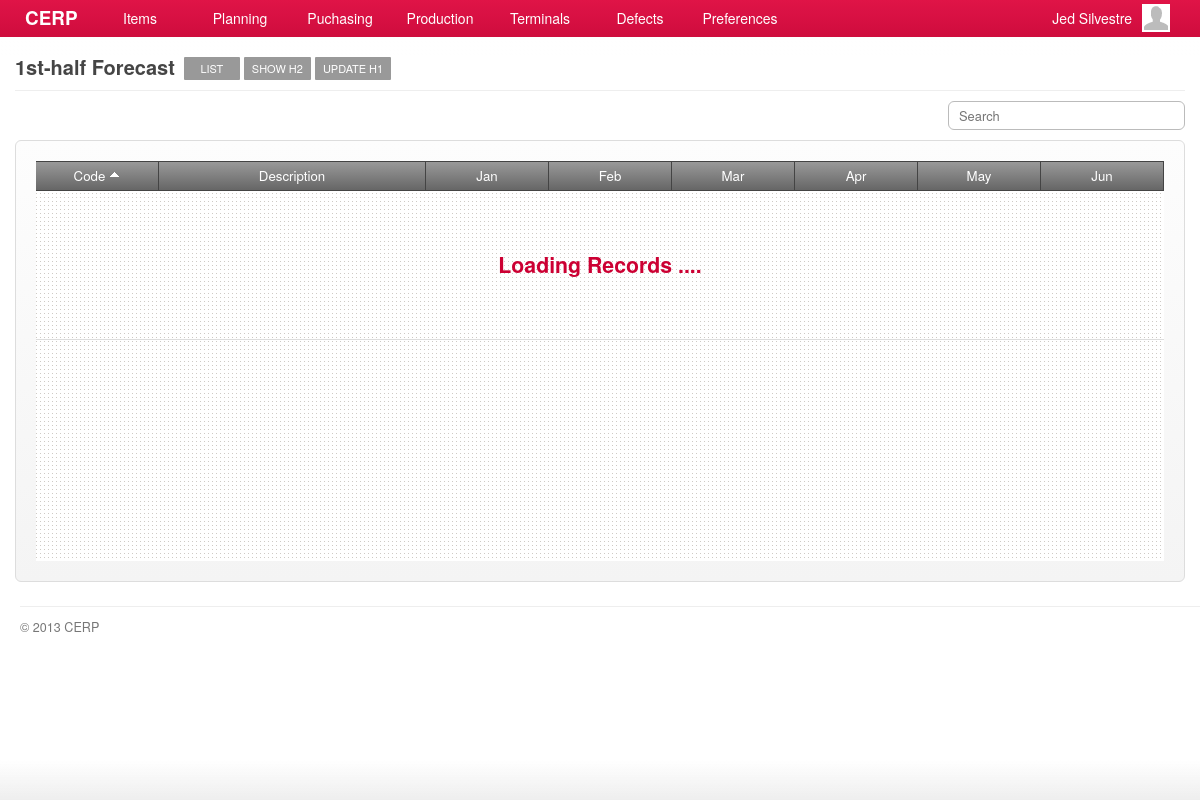
Screenshot of /account/forecast-calendar-h1-show.php (signed in) with the database file from the repository.
### tables this page shows
CREATE TABLE `capabilities` (
  `id` int(11) NOT NULL AUTO_INCREMENT,
  `title` varchar(45) DEFAULT NULL,
  `name` varchar(45) DEFAULT NULL,
  `capability` varchar(45) DEFAULT NULL,
  `url` varchar(45) DEFAULT NULL,
  `parent` int(11) DEFAULT NULL,
  PRIMARY KEY (`id`)
);

### include/general.class.php (called while the page is built, shortened)
<?php
require('database.class.php');
require('capabilities.class.php');
require('role.class.php');
$DB				= new MySQL;
  $DB->database	= "cerpdb";
  $DB->username	= "cerpuser";
  $DB->password	= "cerpuser";
  $DB->hostname	= "localhost";
$Capabilities	= new Capabilities($DB);
$Signed			= $_SESSION['user'];
$Role		= new Role($DB, $Signed['id']);
?>

### include/role.class.php (called while the page is built, shortened)
<?php
class Role
{
	private $DB;
	private $user_id;
	function Role($db, $uid) {
  	$this->DB = $db;
		$this->user_id = $uid;
  }
	function isCapableByName($cap_name) {
		foreach ($this->getUserRoles() as $user_role) {
			$result = $this->DB->Find('role_capabilities', array(
						  			'columns' 		=> 'role_capabilities.*',
						  			'joins' => 'INNER JOIN capabilities ON capabilities.id = role_capabilities.capability_id',
						  	    'conditions' 	=> 'capabilities.capability="'. $cap_name .'" AND role_id='. $user_role['role_id']));
			if(isset($result)) {
				return TRUE;
			}
		}
	}
	function getUserRoles() {
		$result = $this->DB->Get('user_roles', array(
						  			'columns' 		=> 'user_roles.role_id, roles.name',
						  			'joins' => 'INNER JOIN roles ON roles.id = user_roles.role_id',
						  	    'conditions' 	=> 'user_roles.user_id='. $this->user_id));
		if(isset($result)) {
			return $result;
		}
	}
}

### include/database.class.php (called while the page is built, shortened)
<?php
class MySQL {
  public $username	= "cerpuser";
  public $password	= "cerpuser";
  public $hostname	= "localhost";
  public function Connect() {
    $conn = mysql_connect($this->hostname, $this->username, $this->password) or die("<br/><span class='notice'><p class='error'><strong>ERROR!</strong> Unable to connect to MySQL! </p></span>");
    return $conn;
  }
  public function Query($sql) {
  	$conn = $this->Connect();
    $result = mysql_query($sql, $conn);
	return $result;
  }
	function Find($table, $args='') {
  	if (isset($args)) {
  	  $args['columns'] = (isset($args['columns']) ? $args['columns'] : '*');
  	  $args['joins'] = (isset($args['joins']) ? $args['joins'] : '');
	 	 	$args['conditions'] = ($args['conditions'] == '' ? '' : 'where '.$args['conditions']);
		}
		$sql = "SELECT ".$args['columns']." FROM ".$table." ".$args['joins']." ".$args['conditions'];
		$row = $this->IsEmpty($this->Query($sql));
		return mysql_fetch_array($row);
  }
  function Get($table, $args='') {
  	if (isset($args)) {
  	  $args['columns'] = (isset($args['columns']) ? $args['columns'] : '*');
  	  $args['joins'] = (isset($args['joins']) ? $args['joins'] : '');
		  $args['conditions'] = ($args['conditions'] == '' ? '' : 'WHERE '.$args['conditions']);
  	  $args['order'] = (isset($args['order']) ? ' ORDER BY '.$args['order'] : '');
  	  $args['limit'] = (isset($args['limit']) ? ' LIMIT '.$args['limit'] : '');
  	  $args['group'] = (isset($args['group']) ? ' GROUP BY '.$args['group'] : '');
		}
		$data = array();
		$sql = "SELECT ".$args['columns']." FROM ".$table." ".$args['joins']." ".$args['conditions']." ".$args['group']." ".$args['order']." ".$args['limit'];
		$result = $this->IsEmpty($this->Query($sql));
		if(!empty($result)) {
	      while ($row = mysql_fetch_array($result)) {
	        $data[] = $row;
	      }
		}
		return $data;
  }
  private function IsEmpty($result) {
    if(mysql_num_rows($result) > 0) return $result;
    return null;
  }
}

### include/capabilities.class.php (called while the page is built, shortened)
<?php
class Capabilities {
  private $DB;
	public $All;
	function Capabilities($db) {
		$this->DB = $db;
		$this->GetCapabilities();
	}
  function GetTitle() {
    global $capability_key;
	return $this->All[$capability_key]['title'];
  }
	function GetCapabilities() {
		$capabilities = $this->DB->Get('capabilities', array(
					  			'columns' 		=> 'id, capability, title, name, parent, url',
					  	    'conditions' 	=> 'parent IS NOT null ORDER BY parent'));
		$all = array();
		foreach ($capabilities as $cap) {
			$all[$cap['capability']] = array('title' => $cap['title'],'name' => $cap['name'], 'url' => $cap['url'], 'parent' => $cap['parent']);
		}
		$this->All = $all;
	}
}

### account/forecast-calendar-h1-show.php (the view, shortened to what this page needs)
<?php
  $capability_key = 'show_forecast_calendar_h1';
  require('header.php');
	$allowed = $Role->isCapableByName($capability_key);
	if(!$allowed) {
		require('inaccessible.php');
	}else{
?>
	<div id="page">
		<div id="page-title">
    	<h2>
      	<span class="title"><?php echo $Capabilities->GetTitle(); ?></span>
        <?php
				  echo '<a href="'.$Capabilities->All['forecast_calendar']['url'].'" class="nav">'.$Capabilities->All['forecast_calendar']['name'].'</a>';
				  echo '<a href="'.$Capabilities->All['show_forecast_calendar_h2']['url'].'" class="nav">'.$Capabilities->All['show_forecast_calendar_h2']['name'].'</a>';
				  echo '<a href="'.$Capabilities->All['edit_forecast_calendar_h1']['url'].'" class="nav">'.$Capabilities->All['edit_forecast_calendar_h1']['name'].'</a>';
				?>
      </h2>
		</div>
    <div id="content">
      <div class="search">
        <input type="text" id="keyword" name="keyword" class="keyword" placeholder="Search" />
      </div>
      <form id="form-name" action="<?php host($Capabilities->GetUrl()) ?>" method="POST" class="form-container">
				<div id="grid-products" class="grid jq-grid" style="min-height:400px;">
	        <table cellspacing="0" cellpadding="0">
	          <thead>
	            <tr>
	              <td width="110" class="border-right text-center"><a class="sort default active up" column="code">Code</a></td>
              	<td class="border-right text-center"><a class="sort" column="description">Description</a></td>
	              <td width="110" class="border-right text-center"><a>Jan</a></td>
	              <td width="110" class="border-right text-center"><a>Feb</a></td>
	              <td width="110" class="border-right text-center"><a>Mar</a></td>
	              <td width="110" class="border-right text-center"><a>Apr</a></td>
	              <td width="110" class="border-right text-center"><a>May</a></td>
	              <td width="110" class="border-right text-center"><a>Jun</a></td>
	            </tr>
	          </thead>
	          <tbody></tbody>
	        </table>
	      </div>
      </form>
		</div>
	</div>
<?php }
require('footer.php'); ?>

### stylesheets/main.css (style rules this page uses)
*, html, body { margin:0;padding:0; }
html { font-size: 100%; -webkit-text-size-adjust: 100%; -ms-text-size-adjust: 100%; }
body { margin: 0; font-family:"Helvetica Neue", Helvetica, Arial, sans-serif; font-size:14px; line-height:20px; color:#454545; background-color:#ffffff; }
h1, h2, h3, h4 { padding:0 0 5px; margin:0 0 10px; }
h2 { font-size:20px; }
#page { background-color:#ffffff; font-size:95%; }
#content { padding:0 15px; min-height: 500px; }
#page-title { margin:0 15px 10px; padding:57px 0 0; border-bottom:solid 1px #eeeeee; }
#page-title h2 { margin:0; padding:0 0 10px; }
#page-title h2 .title { float:left; padding-right:5px; }
#page-title h2 .nav { float:left; display:block; margin:0 0 0 4px; padding:6px 8px; background-color:#999999; color:#ffffff; font-weight:normal; font-size:11px; line-height:11px; cursor:pointer; -webkit-border-radius:1px; -moz-border-radius:1px; border-radius:1px; text-transform:uppercase; min-width:40px; text-align: center; }
.border-right { border-right:solid 1px #dddddd; }
.text-center { text-align:center; }

### stylesheets/form.css (style rules this page uses)
form { margin:0 0 10px; }
form table tr th, form table tr td { padding:2px 0; }
.form-container { padding:20px; border:solid 1px #dddddd; background-color:#f9f9f9; background-image:-moz-linear-gradient(top, #fdfdfd, #f4f4f4); background-image:-webkit-gradient(linear, 0 0, 0 100%, from(#fdfdfd), to(#f4f4f4)); background-image:-webkit-linear-gradient(top, #fdfdfd, #f4f4f4); background-image:-o-linear-gradient(top, #fdfdfd, #f4f4f4); background-image:linear-gradient(to bottom, #fdfdfd, #f4f4f4); -webkit-border-radius:6px; -moz-border-radius:6px; border-radius:6px; }
input, textarea, select { padding:4px 5px; border:solid 1px #bbbbbb; color:#222222; font-size:97%; font-family:"Helvetica Neue", Helvetica, Arial, sans-serif; -webkit-border-radius:3px; -moz-border-radius:3px; border-radius:3px; }

### stylesheets/grid.css (style rules this page uses)
.grid { min-width:750px; overflow-x:scroll; background:#ffffff url('../images/bg-dotted.png') repeat left top; }
.grid table { margin:0; padding:0; width:100%; }
.grid table thead tr td { padding:4px 6px; border-top:solid 1px #444444; border-bottom:solid 1px #444444; background-color:#666666; background-image:-moz-linear-gradient(top, #999999, #666666); background-image:-webkit-gradient(linear, 0 0, 0 100%, from(#999999), to(#666666)); background-image:-webkit-linear-gradient(top, #999999, #666666); background-image:-o-linear-gradient(top, #999999, #666666); background-image:linear-gradient(to bottom, #999999, #666666); color:#ffffff; font-weight:normal; }
.grid table thead tr td.border-right { border-color:#444444; }
.grid table thead tr td a { color:#ffffff; }
.grid table thead tr td a.sort { padding:0 0 0 0; }
.grid table thead tr td a.sort.active { padding:0 15px 0 0; background:url('../images/icons/icon-sort-down.png') no-repeat right 3px; }
.grid table thead tr td a.sort.active.up { background:url('../images/icons/icon-sort-up.png') no-repeat right 4px; }
.search { margin:0 0 10px; text-align:right; }
.search input { padding-left:10px; width:220px; -webkit-border-radius:6px; -moz-border-radius:6px; border-radius:6px; }

### rows the page displays
capabilities: title "1st-half Forecast"
capabilities: name "LIST"
capabilities: name "SHOW H2"
capabilities: name "UPDATE H1"

### other values shown
$Signed['first_name'] "Jed"
$Signed['last_name'] "Silvestre"
